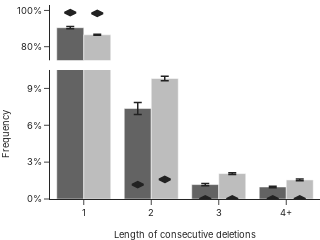

The cell this chart's notebook holds for it:
### Code cell
fig = length_plots(data, 'deletions')
fig.update_yaxes(title='Frequency', range=[0, 0.105], row=2, dtick=0.03, title_font_size=28/3, tickfont_size=28/3)
fig.update_yaxes(range=[0.725, 1.03], row=1, dtick=0.2, title_font_size=28/3, tickfont_size=28/3)
fig.update_xaxes(title='Length of consecutive deletions', title_font_size=28/3, tickfont_size=28/3)
fig.show()
fig.write_image("length_dels.svg")

### Figure 1 — Plotly figure (JSON) as saved in the notebook; plotly's stock layout.template omitted (floating-point values rounded to 4 significant figures)
{"data": [{"error_y": {"array": [0.006417, 0.004895, 0.0009205, 0.0006925], "color": "#222222", "thickness": 1.5, "type": "data", "visible": true}, "marker": {"color": "#636363"}, "type": "bar", "x": [1, 2, 3, 4], "xaxis": "x", "y": [0.9048, 0.07367, 0.01174, 0.009779], "yaxis": "y"}, {"error_y": {"array": [0.006417, 0.004895, 0.0009205, 0.0006925], "color": "#222222", "thickness": 1.5, "type": "data", "visible": true}, "marker": {"color": "#636363"}, "type": "bar", "x": [1, 2, 3, 4], "xaxis": "x2", "y": [0.9048, 0.07367, 0.01174, 0.009779], "yaxis": "y2"}, {"marker": {"color": "#222222", "line": {"color": "#222222", "width": 2}, "size": 8, "symbol": "diamond-wide"}, "mode": "markers", "type": "scatter", "x": [0.8, 1.8, 2.8, 3.8], "xaxis": "x", "y": [0.9882, 0.01167, 1.648e-06, 1.628e-06], "yaxis": "y"}, {"marker": {"color": "#222222", "line": {"color": "#222222", "width": 2}, "size": 8, "symbol": "diamond-wide"}, "mode": "markers", "type": "scatter", "x": [0.8, 1.8, 2.8, 3.8], "xaxis": "x2", "y": [0.9882, 0.01167, 1.648e-06, 1.628e-06], "yaxis": "y2"}, {"error_y": {"array": [0.002809, 0.001881, 0.0007222, 0.000661], "color": "#222222", "thickness": 1.5, "type": "data", "visible": true}, "marker": {"color": "#bdbdbd"}, "type": "bar", "x": [1, 2, 3, 4], "xaxis": "x", "y": [0.8657, 0.0981, 0.02072, 0.01553], "yaxis": "y"}, {"error_y": {"array": [0.002809, 0.001881, 0.0007222, 0.000661], "color": "#222222", "thickness": 1.5, "type": "data", "visible": true}, "marker": {"color": "#bdbdbd"}, "type": "bar", "x": [1, 2, 3, 4], "xaxis": "x2", "y": [0.8657, 0.0981, 0.02072, 0.01553], "yaxis": "y2"}, {"marker": {"color": "#222222", "line": {"color": "#222222", "width": 2}, "size": 8, "symbol": "diamond-wide"}, "mode": "markers", "type": "scatter", "x": [1.2, 2.2, 3.2, 4.2], "xaxis": "x", "y": [0.9838, 0.01592, 4.238e-06, 4.169e-06], "yaxis": "y"}, {"marker": {"color": "#222222", "line": {"color": "#222222", "width": 2}, "size": 8, "symbol": "diamond-wide"}, "mode": "markers", "type": "scatter", "x": [1.2, 2.2, 3.2, 4.2], "xaxis": "x2", "y": [0.9838, 0.01592, 4.238e-06, 4.169e-06], "yaxis": "y2"}], "layout": {"barmode": "group", "font": {"family": "Inter"}, "height": 175, "legend": {"font": {"size": 9.333}}, "margin": {"b": 0, "l": 50, "r": 0, "t": 5}, "showlegend": false, "width": 245, "xaxis": {"anchor": "y", "domain": [0, 1], "matches": "x2", "range": [0.5, 4.5], "showticklabels": false, "tickfont": {"size": 9.333}, "tickmode": "array", "ticktext": ["1", "2", "3", "4+"], "tickvals": [1, 2, 3, 4], "title": {"font": {"size": 9.333}, "text": "Length of consecutive deletions"}, "visible": false}, "xaxis2": {"anchor": "y2", "domain": [0, 1], "range": [0.5, 4.5], "showticklabels": true, "tickfont": {"size": 9.333}, "tickmode": "array", "ticktext": ["1", "2", "3", "4+"], "tickvals": [1, 2, 3, 4], "title": {"font": {"size": 9.333}, "text": "Length of consecutive deletions"}, "visible": true}, "yaxis": {"anchor": "x", "domain": [0.715, 1], "dtick": 0.2, "range": [0.725, 1.03], "tickfont": {"size": 9.333}, "tickformat": ",.0%", "title": {"font": {"size": 9.333}}}, "yaxis2": {"anchor": "x2", "domain": [0, 0.665], "dtick": 0.03, "range": [0, 0.105], "tickfont": {"size": 9.333}, "tickformat": ",.0%", "title": {"font": {"size": 9.333}, "text": "Frequency"}}}}
